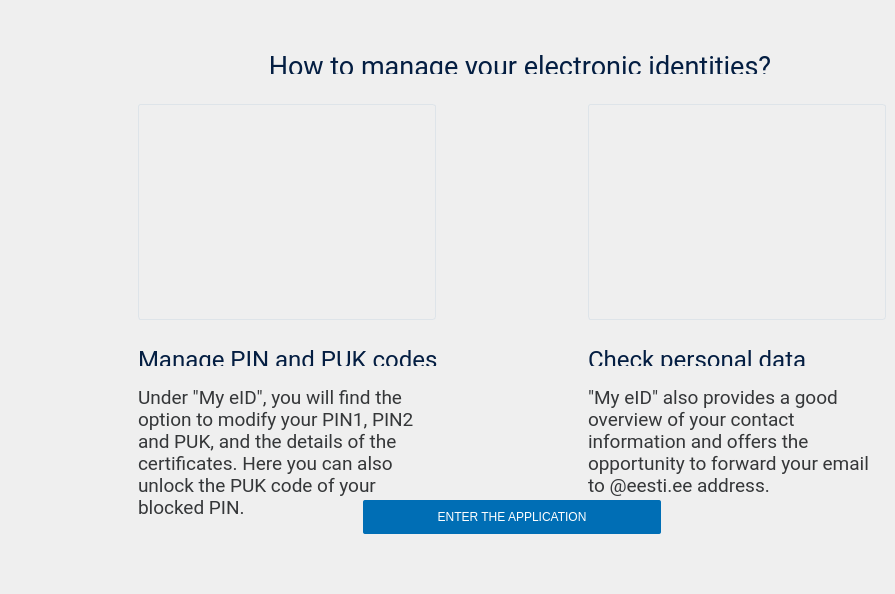
     <widget class="QWidget" name="eidPage">
      <property name="styleSheet">
       <string notr="true">#eidPage { background: qradialgradient(cx:0.5, cy:0.5, radius: 1, fx:0.5, fy:1, stop:0 white, stop:0.59 white, stop:1 #B9D9EB) }</string>
      </property>
      <widget class="QToolButton" name="eidGotoSigning">
       <property name="geometry">
        <rect>
         <x>490</x>
         <y>570</y>
         <width>15</width>
         <height>15</height>
        </rect>
       </property>
       <property name="minimumSize">
        <size>
         <width>15</width>
         <height>15</height>
        </size>
       </property>
       <property name="maximumSize">
        <size>
         <width>15</width>
         <height>15</height>
        </size>
       </property>
       <property name="cursor">
        <cursorShape>PointingHandCursor</cursorShape>
       </property>
       <property name="accessibleName">
        <string>Go to signing intro</string>
       </property>
       <property name="styleSheet">
        <string notr="true">border: none;
image: url(:/images/icon_dot.png);</string>
       </property>
      </widget>
      <widget class="QToolButton" name="eidGotoEncryption">
       <property name="geometry">
        <rect>
         <x>505</x>
         <y>570</y>
         <width>15</width>
         <height>15</height>
        </rect>
       </property>
       <property name="minimumSize">
        <size>
         <width>15</width>
         <height>15</height>
        </size>
       </property>
       <property name="maximumSize">
        <size>
         <width>15</width>
         <height>15</height>
        </size>
       </property>
       <property name="cursor">
        <cursorShape>PointingHandCursor</cursorShape>
       </property>
       <property name="accessibleName">
        <string>Go to encryption intro</string>
       </property>
       <property name="styleSheet">
        <string notr="true">border: none;
image: url(:/images/icon_dot.png);</string>
       </property>
      </widget>
      <widget class="QToolButton" name="eidGotoEid">
       <property name="geometry">
        <rect>
         <x>520</x>
         <y>570</y>
         <width>15</width>
         <height>15</height>
        </rect>
       </property>
       <property name="minimumSize">
        <size>
         <width>15</width>
         <height>15</height>
        </size>
       </property>
       <property name="maximumSize">
        <size>
         <width>15</width>
         <height>15</height>
        </size>
       </property>
       <property name="cursor">
        <cursorShape>PointingHandCursor</cursorShape>
       </property>
       <property name="accessibleName">
        <string>Go to EID intro</string>
       </property>
       <property name="styleSheet">
        <string notr="true">border: none;
image: url(:/images/icon_dot_active.png);</string>
       </property>
      </widget>
      <widget class="QLabel" name="eidLabel1">
       <property name="geometry">
        <rect>
         <x>138</x>
         <y>345</y>
         <width>300</width>
         <height>21</height>
        </rect>
       </property>
       <property name="font">
        <font>
         <family>Roboto</family>
         <pointsize>18</pointsize>
        </font>
       </property>
       <property name="focusPolicy">
        <enum>Qt::TabFocus</enum>
       </property>
       <property name="styleSheet">
        <string notr="true">color: #041E42;</string>
       </property>
       <property name="text">
        <string>Manage PIN and PUK codes</string>
       </property>
      </widget>
      <widget class="QLabel" name="eidLabel3">
       <property name="geometry">
        <rect>
         <x>588</x>
         <y>345</y>
         <width>280</width>
         <height>21</height>
        </rect>
       </property>
       <property name="font">
        <font>
         <family>Roboto</family>
         <pointsize>18</pointsize>
        </font>
       </property>
       <property name="focusPolicy">
        <enum>Qt::TabFocus</enum>
       </property>
       <property name="styleSheet">
        <string notr="true">color: #041E42;</string>
       </property>
       <property name="text">
        <string>Check personal data</string>
       </property>
      </widget>
      <widget class="QLabel" name="eidText1">
       <property name="geometry">
        <rect>
         <x>138</x>
         <y>386</y>
         <width>298</width>
         <height>150</height>
        </rect>
       </property>
       <property name="font">
        <font>
         <family>Roboto</family>
         <pointsize>14</pointsize>
        </font>
       </property>
       <property name="focusPolicy">
        <enum>Qt::TabFocus</enum>
       </property>
       <property name="styleSheet">
        <string notr="true">color: #353739;</string>
       </property>
       <property name="text">
        <string>Under &quot;My eID&quot;, you will find the option to modify your PIN1, PIN2 and PUK, and the details of the certificates. Here you can also unlock the PUK code of your blocked PIN.</string>
       </property>
       <property name="alignment">
        <set>Qt::AlignLeading|Qt::AlignLeft|Qt::AlignTop</set>
       </property>
       <property name="wordWrap">
        <bool>true</bool>
       </property>
      </widget>
      <widget class="QLabel" name="eidText3">
       <property name="geometry">
        <rect>
         <x>588</x>
         <y>386</y>
         <width>298</width>
         <height>140</height>
        </rect>
       </property>
       <property name="font">
        <font>
         <family>Roboto</family>
         <pointsize>14</pointsize>
        </font>
       </property>
       <property name="focusPolicy">
        <enum>Qt::TabFocus</enum>
       </property>
       <property name="styleSheet">
        <string notr="true">color: #353739;</string>
       </property>
       <property name="text">
        <string>&quot;My eID&quot; also provides a good overview of your contact information and offers the opportunity to forward your email to @eesti.ee address.</string>
       </property>
       <property name="alignment">
        <set>Qt::AlignLeading|Qt::AlignLeft|Qt::AlignTop</set>
       </property>
       <property name="wordWrap">
        <bool>true</bool>
       </property>
      </widget>
      <widget class="QPushButton" name="eidEnter">
       <property name="geometry">
        <rect>
         <x>363</x>
         <y>500</y>
         <width>298</width>
         <height>34</height>
        </rect>
       </property>
       <property name="minimumSize">
        <size>
         <width>298</width>
         <height>34</height>
        </size>
       </property>
       <property name="maximumSize">
        <size>
         <width>298</width>
         <height>34</height>
        </size>
       </property>
       <property name="cursor">
        <cursorShape>PointingHandCursor</cursorShape>
       </property>
       <property name="accessibleName">
        <string extracomment="accessible">Enter the application</string>
       </property>
       <property name="styleSheet">
        <string notr="true">QPushButton {
	image: none;
	border-radius: 2px; 
	border: none;
	color: #ffffff;
	background-color: #006EB5;
}
QPushButton:pressed {
	background-color: #41B6E6;
}
QPushButton:hover:!pressed {
	background-color: #008DCF;
}
QPushButton:disabled {
	background-color: #BEDBED;
}</string>
       </property>
       <property name="text">
        <string>ENTER THE APPLICATION</string>
       </property>
      </widget>
      <widget class="QLabel" name="eidTitle">
       <property name="geometry">
        <rect>
         <x>220</x>
         <y>50</y>
         <width>600</width>
         <height>24</height>
        </rect>
       </property>
       <property name="font">
        <font>
         <family>Roboto</family>
         <pointsize>20</pointsize>
        </font>
       </property>
       <property name="focusPolicy">
        <enum>Qt::TabFocus</enum>
       </property>
       <property name="styleSheet">
        <string notr="true">color: #041E42;</string>
       </property>
       <property name="text">
        <string>How to manage your electronic identities?</string>
       </property>
       <property name="alignment">
        <set>Qt::AlignCenter</set>
       </property>
      </widget>
      <widget class="QLabel" name="eidImage3">
       <property name="geometry">
        <rect>
         <x>588</x>
         <y>104</y>
         <width>298</width>
         <height>216</height>
        </rect>
       </property>
       <property name="styleSheet">
        <string notr="true">border: 1px solid #DEE4E9;
border-radius: 3px;</string>
       </property>
      </widget>
      <widget class="QLabel" name="eidImage1">
       <property name="geometry">
        <rect>
         <x>138</x>
         <y>104</y>
         <width>298</width>
         <height>216</height>
        </rect>
       </property>
       <property name="styleSheet">
        <string notr="true">border: 1px solid #DEE4E9;
border-radius: 3px;</string>
       </property>
      </widget>
     </widget>
